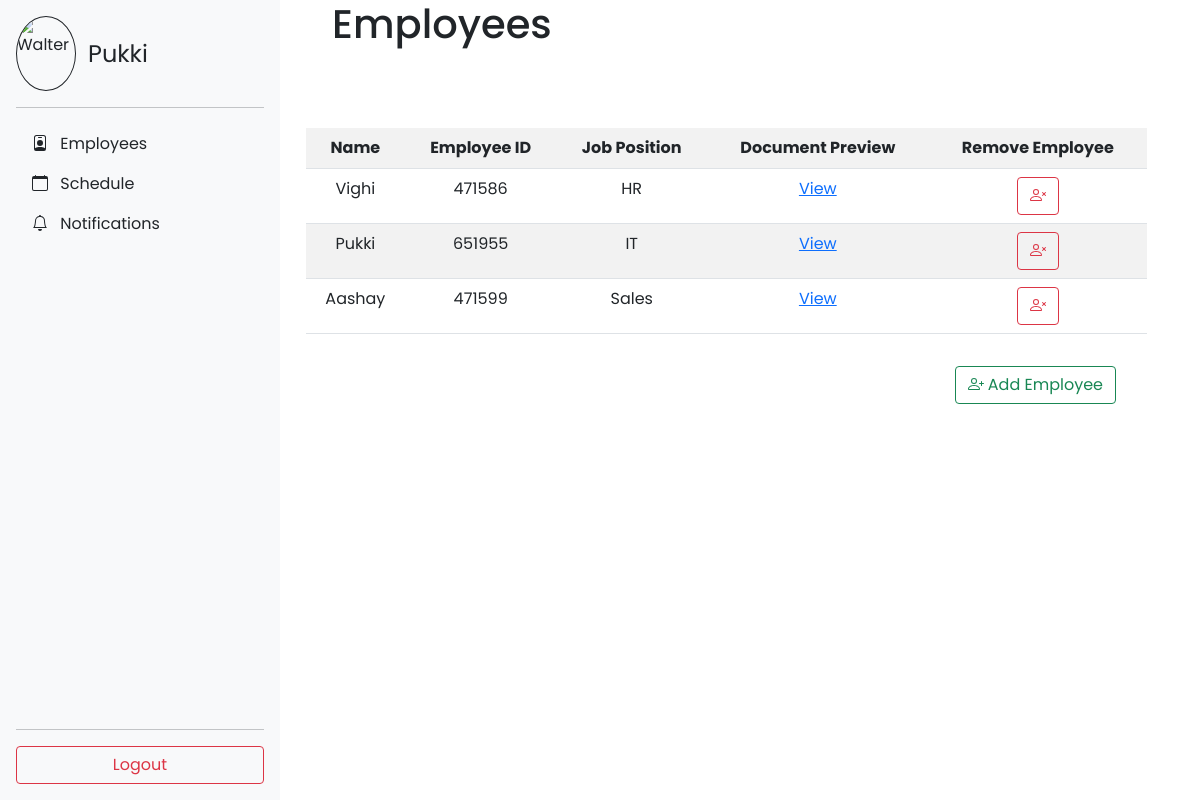
Screenshot of /hr/emp_info/ (signed in) with the database file from the repository.
### hr_pages/models.py (models this page shows)
class UserData(AbstractUser):
    emp_id = CharField(max_length=10, unique=True)
    mobile_no = CharField(max_length=10)
    group_name = CharField(max_length=7)

### hr_pages/views.py (the view)
# urls.py: path("emp_info/", views.view_emp, name="view_emp"),
@user_passes_test(staff_check)
def view_emp(request):
    entry = UserData.objects.filter(is_superuser=0)
    return render(request, "EmployeeDetails.html", {'entry':entry})

### hr_pages/views.py (called while the page is built)
def staff_check(user):
    return user.is_superuser or user.is_staff

### templates/EmployeeDetails.html (shortened to what this page needs)
{% extends 'sidebar.html' %}
{% load static %}
{% block content %}
<head>
  <link href="https://cdn.jsdelivr.net/npm/bootstrap@5.0.2/dist/css/bootstrap.min.css" rel="stylesheet">
  <link rel="stylesheet" href="{% static 'EmployeeDetails.css' %}">
</head>
<div class="col-md-9 pe-5">
  <h1>Employees</h1>
  <br>
  <table class="table table-striped table-hover mt-5">
    <tr>
      <th>Name</th>
      <th>Employee ID</th>
      <th>Job Position</th>
      <th>Document Preview</th>
      <th>Remove Employee</th>
    </tr>
    {% for i in entry %}
    <tr>
      <td>{{i.first_name}}</td>
      <td>{{i.emp_id}}</td>
      <td>{{i.group_name}}</td>
      <td>
        <a class="link-primary" href="/hr/doc_preview?id={{i.id}}">View</a>
      </td>
      <td>
        <button name="delete_button" onclick="location.href='/hr/del_emp?id={{i.id}}'" type="button" class="btn btn-outline-danger">
        </button>
      </td>
    </tr>
    {% endfor %}
  </table>
  <div class="d-flex flex-row-reverse pe-5">
    <button type="button" class="btn btn-outline-success mt-3" onclick="location.href='/hr/register'">
      Add Employee
    </button>
  </div>
</div>
{% endblock %}

### templates/sidebar.html (shortened to what this page needs)
<!doctype html>
{% load static %}
<html lang="en">
  <head>
    <link href="https://cdn.jsdelivr.net/npm/bootstrap@5.0.2/dist/css/bootstrap.min.css" rel="stylesheet">
    <link href="{% static 'sidebars.css' %}" rel="stylesheet">
  </head>
  <body>
    <div class="row">
      <div class="col-md-3">
        <main>
          <div class="d-flex flex-column flex-shrink-0 p-3 bg-light" style="width: 280px;">
            <a href="/" class="d-flex align-items-center mb-3 mb-md-0 me-md-auto link-dark text-decoration-none">
              <img src="https://upload.wikimedia.org/wikipedia/en/0/03/Walter_White_S5B.png" class="rounded-circle" alt="Walter">
              <span class="fs-4">{{ user.get_short_name }}</span>
            </a>
            <hr>
            <ul class="nav nav-pills flex-column mb-auto">
              {% if user.is_staff %}
              <li class="nav-item">
                <a href="/hr/emp_info/" class="nav-link link-dark" aria-current="page">
                  Employees
                </a>
              </li>
              {% endif %}
              <li>
                <a href="/schedule/" class="nav-link link-dark">
                  Schedule
                </a>
              </li>
              <li>
                <a href="/notifications/" class="nav-link link-dark">
                  Notifications
                </a>
              </li>
            </ul>
            <hr>
            <button type="button" class="btn btn-outline-danger" onclick="location.href='/logout/'">Logout</button>
          </div>
        </main>
      </div>
      {% block content %} Content {% endblock %}
    </div>
  </body>
</html>

### static/sidebars.css (style rules this page uses)
body { min-height: 100vh; min-height: -webkit-fill-available; }
html { height: -webkit-fill-available; }
main { display: flex; flex-wrap: nowrap; height: 100%; height: -webkit-fill-available; max-height: 100vh; overflow-x: auto; overflow-y: hidden; position: fixed; }
.bi { vertical-align: -.125em; pointer-events: none; fill: currentColor; }
.rounded-circle { border:1px solid; border-radius:500px; width:60px; height:75px; }
span.fs-4 { margin-left: 0.5em; }

### static/EmployeeDetails.css (style rules this page uses)
* { margin-left: 0; padding: 0; box-sizing: border-box; font-family: "Poppins", sans-serif; }
h1 { margin-left: 0.65em; }
.table-striped { width: 98%; margin-right: 0.5em; text-align: center; }

### rows the page displays
UserData: get_short_name "Pukki", first_name "Pukki", emp_id "651955", group_name "IT"
UserData: first_name "Vighi", emp_id "471586", group_name "HR"
UserData: first_name "Aashay", emp_id "471599", group_name "Sales"
